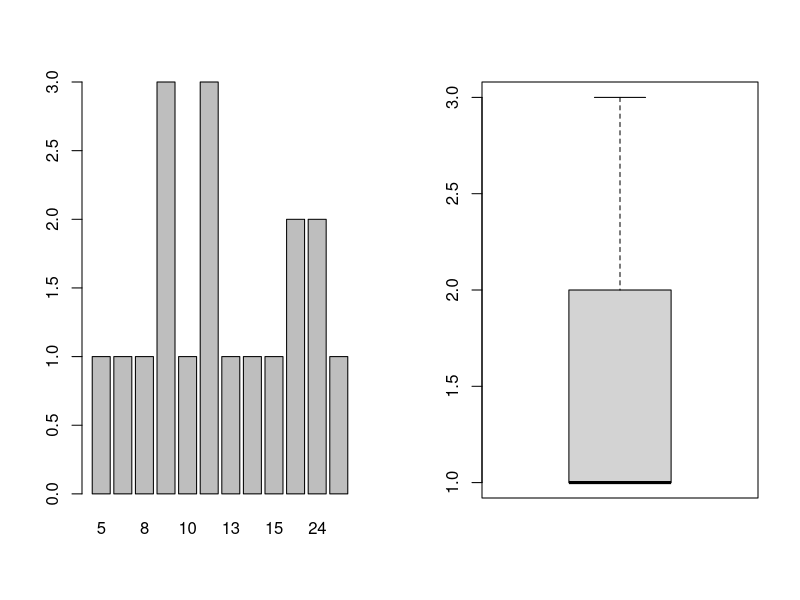
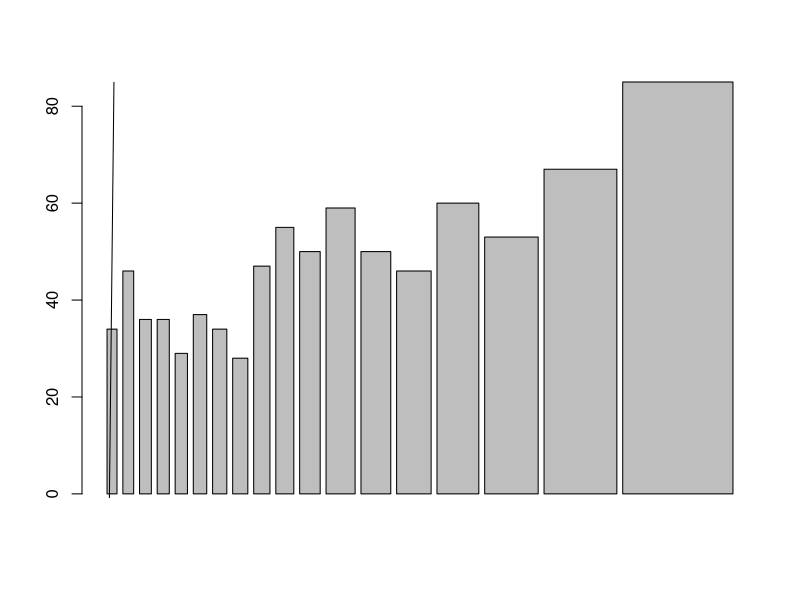

Recreate these plots in R, in order.
# Punto 1
# b
setwd('/home/serch/Escritorio/GISI/estadistica/examenes/theLab/examenLaboratorio')

# c
getwd()

# d
yaccelga <- read.csv2("./datos.csv")

# e
nrow(yaccelga)

# f Y008612Q, elimino el 2
yaccelga <- yaccelga[-2,]

# g hay 18, osea una menos
nrow(yaccelga)

# Punto 2

goles <- yaccelga$GOLES

moda <- function(x) {
  return(as.numeric(names(which.max(table(x)))))
}

mediaGoles <- mean(goles)
medianaGoles <- mean(goles)
modaGoles <- moda(goles)
percentilTreinta <- quantile(goles, 0.30)
percentilSesenta<- quantile(goles, 0.60)
mediaGoles
medianaGoles
modaGoles
percentilTreinta
percentilSesenta


# Punto 3

varianzaGoles <- var(goles)
desviacionTipicaGoles <- sd(goles)
rangoGoles <- range(goles)
coeficienteVariacion <- desviacionTipicaGoles / mediaGoles
varianzaGoles
desviacionTipicaGoles
rangoGoles
coeficienteVariacion


# Punto 4
# A
presupuesto <- yaccelga$PRESUPUESTO
mediaPresupuestoNoAgrupado <- mean(presupuesto)
k <- 3
A <- diff(range(presupuesto))/k
L1 <- min(presupuesto)
L <- L1+A*(0:k) 
presupuestoAgrupado <- cut(presupuesto, breaks=L, right=FALSE, include.lowest=TRUE)
presuAbs <- table(presupuestoAgrupado)
presuRel <- presuAbs / length(presupuesto)
presuAbs
presuRel
mediaPresupuestoNoAgrupado


# Punto 5

par(mfrow=c(1,2))
victorias <- table(yaccelga$VICTORIAS)
barplot(victorias)
boxplot(victorias)        

# Punto 6

soloNumeros <- data.frame(yaccelga$PRESUPUESTO, yaccelga$VICTORIAS, yaccelga$GOLES)
cor(soloNumeros)

# Punto 7

par(mfrow=c(1,1))
barplot(goles, presupuesto)
coeficienteB <- cov(goles, presupuesto) / var(goles)
coeficienteA <- mean(presupuesto) - coeficienteB * mean(goles)
abline(a=coeficienteA, b= coeficienteB)
